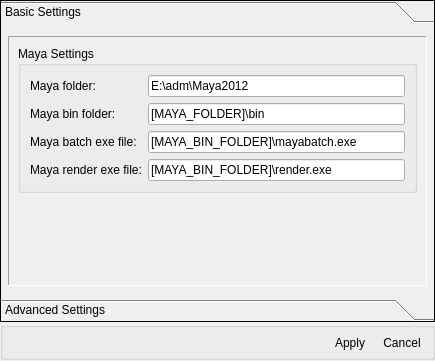
<?xml version="1.0" encoding="UTF-8"?>
<ui version="4.0">
 <class>Dialog</class>
 <widget class="QDialog" name="Dialog">
  <property name="geometry">
   <rect>
    <x>0</x>
    <y>0</y>
    <width>435</width>
    <height>361</height>
   </rect>
  </property>
  <property name="windowTitle">
   <string>Setttings</string>
  </property>
  <layout class="QGridLayout" name="gridLayout">
   <property name="leftMargin">
    <number>0</number>
   </property>
   <property name="topMargin">
    <number>0</number>
   </property>
   <property name="rightMargin">
    <number>0</number>
   </property>
   <property name="bottomMargin">
    <number>1</number>
   </property>
   <property name="spacing">
    <number>0</number>
   </property>
   <item row="0" column="0">
    <widget class="QToolBox" name="toolBox">
     <property name="frameShape">
      <enum>QFrame::Panel</enum>
     </property>
     <property name="currentIndex">
      <number>0</number>
     </property>
     <widget class="QWidget" name="page">
      <property name="geometry">
       <rect>
        <x>0</x>
        <y>0</y>
        <width>433</width>
        <height>272</height>
       </rect>
      </property>
      <attribute name="label">
       <string>Basic Settings</string>
      </attribute>
      <layout class="QGridLayout" name="gridLayout_3">
       <property name="margin">
        <number>7</number>
       </property>
       <property name="spacing">
        <number>7</number>
       </property>
       <item row="0" column="0">
        <widget class="QScrollArea" name="scrollArea">
         <property name="frameShape">
          <enum>QFrame::Panel</enum>
         </property>
         <property name="frameShadow">
          <enum>QFrame::Sunken</enum>
         </property>
         <property name="widgetResizable">
          <bool>true</bool>
         </property>
         <widget class="QWidget" name="scrollAreaWidgetContents">
          <property name="geometry">
           <rect>
            <x>0</x>
            <y>0</y>
            <width>417</width>
            <height>256</height>
           </rect>
          </property>
          <layout class="QGridLayout" name="gridLayout_5">
           <item row="0" column="0">
            <widget class="QGroupBox" name="groupBox_2">
             <property name="title">
              <string>Maya Settings</string>
             </property>
             <layout class="QGridLayout" name="gridLayout_6">
              <item row="0" column="1">
               <widget class="QLineEdit" name="leMayaFolder">
                <property name="text">
                 <string>E:\adm\Maya2012</string>
                </property>
               </widget>
              </item>
              <item row="0" column="0">
               <widget class="QLabel" name="label">
                <property name="text">
                 <string>Maya folder:</string>
                </property>
               </widget>
              </item>
              <item row="1" column="1">
               <widget class="QLineEdit" name="leMayaBinFolder">
                <property name="text">
                 <string>[MAYA_FOLDER]\bin</string>
                </property>
               </widget>
              </item>
              <item row="1" column="0">
               <widget class="QLabel" name="label_2">
                <property name="text">
                 <string>Maya bin folder:</string>
                </property>
               </widget>
              </item>
              <item row="2" column="0">
               <widget class="QLabel" name="label_3">
                <property name="text">
                 <string>Maya batch exe file:</string>
                </property>
               </widget>
              </item>
              <item row="2" column="1">
               <widget class="QLineEdit" name="leMayaBatchExeFile">
                <property name="text">
                 <string>[MAYA_BIN_FOLDER]\mayabatch.exe</string>
                </property>
               </widget>
              </item>
              <item row="4" column="0">
               <widget class="QLabel" name="label_4">
                <property name="text">
                 <string>Maya render exe file:</string>
                </property>
               </widget>
              </item>
              <item row="4" column="1">
               <widget class="QLineEdit" name="leMayaRenderExeFile">
                <property name="text">
                 <string>[MAYA_BIN_FOLDER]\render.exe</string>
                </property>
               </widget>
              </item>
             </layout>
            </widget>
           </item>
           <item row="1" column="0">
            <spacer name="verticalSpacer">
             <property name="orientation">
              <enum>Qt::Vertical</enum>
             </property>
             <property name="sizeHint" stdset="0">
              <size>
               <width>20</width>
               <height>40</height>
              </size>
             </property>
            </spacer>
           </item>
          </layout>
         </widget>
        </widget>
       </item>
      </layout>
     </widget>
     <widget class="QWidget" name="page_2">
      <property name="geometry">
       <rect>
        <x>0</x>
        <y>0</y>
        <width>433</width>
        <height>272</height>
       </rect>
      </property>
      <attribute name="label">
       <string>Advanced Settings</string>
      </attribute>
      <layout class="QGridLayout" name="gridLayout_4">
       <property name="margin">
        <number>7</number>
       </property>
       <property name="spacing">
        <number>7</number>
       </property>
       <item row="0" column="0">
        <widget class="QScrollArea" name="scrollArea_2">
         <property name="frameShape">
          <enum>QFrame::Panel</enum>
         </property>
         <property name="frameShadow">
          <enum>QFrame::Sunken</enum>
         </property>
         <property name="widgetResizable">
          <bool>true</bool>
         </property>
         <widget class="QWidget" name="scrollAreaWidgetContents_2">
          <property name="geometry">
           <rect>
            <x>0</x>
            <y>0</y>
            <width>417</width>
            <height>256</height>
           </rect>
          </property>
         </widget>
        </widget>
       </item>
      </layout>
     </widget>
    </widget>
   </item>
   <item row="1" column="0">
    <widget class="QGroupBox" name="groupBox">
     <property name="title">
      <string/>
     </property>
     <property name="flat">
      <bool>true</bool>
     </property>
     <layout class="QGridLayout" name="gridLayout_2">
      <property name="margin">
       <number>4</number>
      </property>
      <property name="spacing">
       <number>4</number>
      </property>
      <item row="0" column="1">
       <spacer name="horizontalSpacer">
        <property name="orientation">
         <enum>Qt::Horizontal</enum>
        </property>
        <property name="sizeHint" stdset="0">
         <size>
          <width>40</width>
          <height>20</height>
         </size>
        </property>
       </spacer>
      </item>
      <item row="0" column="3">
       <widget class="QToolButton" name="btnCancel">
        <property name="text">
         <string>Cancel</string>
        </property>
        <property name="toolButtonStyle">
         <enum>Qt::ToolButtonTextBesideIcon</enum>
        </property>
        <property name="autoRaise">
         <bool>true</bool>
        </property>
       </widget>
      </item>
      <item row="0" column="2">
       <widget class="QToolButton" name="btnApply">
        <property name="text">
         <string>Apply</string>
        </property>
        <property name="toolButtonStyle">
         <enum>Qt::ToolButtonTextBesideIcon</enum>
        </property>
        <property name="autoRaise">
         <bool>true</bool>
        </property>
       </widget>
      </item>
     </layout>
    </widget>
   </item>
  </layout>
 </widget>
 <resources/>
 <connections/>
</ui>
